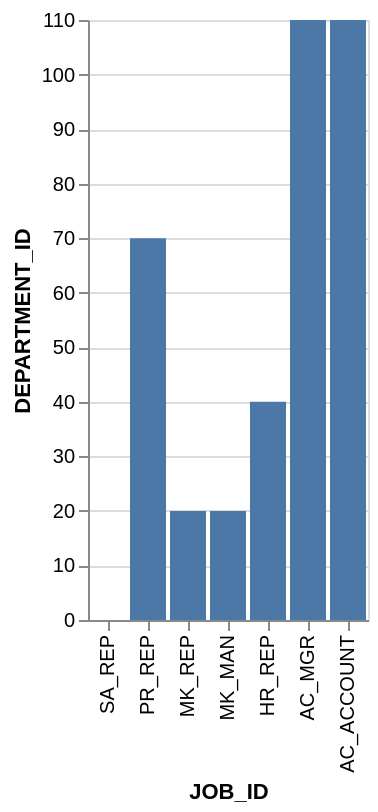

Write a Vega-Lite specification for this figure.
### Vega-Lite specification from a JSON file in a GitHub repository (floating-point values rounded to 4 significant figures)
{"data": {"values": [{"x_data": "SA_REP", "y_data": 0}, {"x_data": "PR_REP", "y_data": 70}, {"x_data": "MK_REP", "y_data": 20}, {"x_data": "MK_MAN", "y_data": 20}, {"x_data": "HR_REP", "y_data": 40}, {"x_data": "AC_MGR", "y_data": 110}, {"x_data": "AC_ACCOUNT", "y_data": 110}]}, "mark": "bar", "encoding": {"x": {"field": "x_data", "type": "nominal", "title": "JOB_ID", "sort": "descending"}, "y": {"field": "y_data", "type": "quantitative", "title": "DEPARTMENT_ID"}}}
